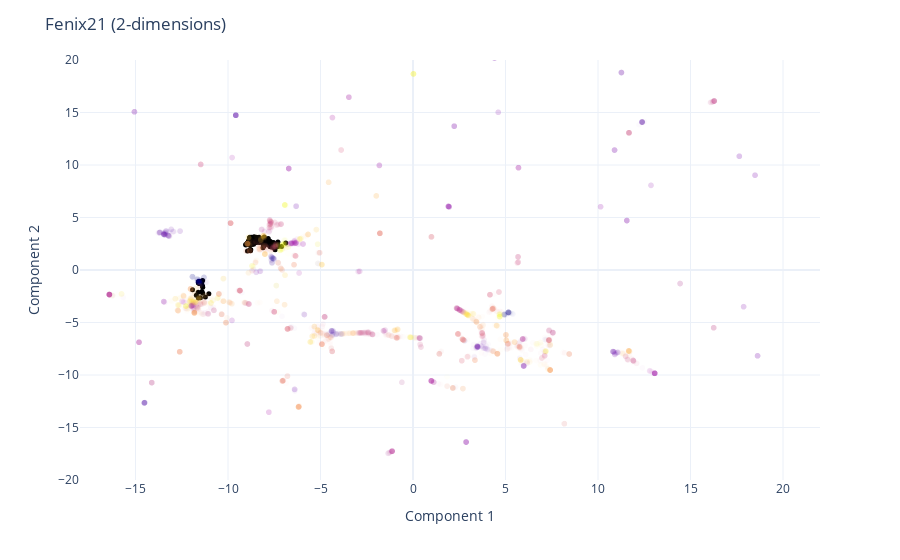

Notebook cell for this chart:
### Code cell
fig = px.scatter(
    data_frame = train_2d,
    x = "Component 1",
    y = "Component 2", # Change components to visualize each of the 30 dimensions
    color = "KMeans Cluster",
    hover_data = ["taxon_id", "Target", "Media Cluster"],
    opacity = 0.02 #0.3
) 

fig.add_trace(
    go.Scatter(
        x=test_2d["Component 1"],  # x coordinates
        y=test_2d["Component 2"],  # y coordinates
        mode='markers',
        marker=dict(
            color='black',  
            size=5,  
            opacity=1.0 
        ),
        text=test_2d["taxon_id"]  # marker hover text
    )
)

steps = []
for i in range(11):  # 0 to 1 in steps of 0.1
    step = dict(
        method="restyle",
        args=[{"marker.opacity": [i/20]}, [0]],  # Adjust opacity of the first trace only
        label=str(i/20)
    )
    steps.append(step)
sliders = [dict(
    active=3,  # initial value corresponding to opacity=0.3
    currentvalue={"prefix": "Opacity: "},
    pad={"t": 50},
    steps=steps
)]

fig.update_coloraxes(showscale=False)
fig.update_layout(
    #sliders=sliders,
    title="Fenix21 (2-dimensions)",
    template="plotly_white",
    showlegend=False
)
fig.update_yaxes(range=[-20, 20])
fig.update_xaxes(range=[-18, 22])

fig.show()

### Figure 1 — Plotly figure (JSON) as saved in the notebook; plotly's stock layout.template omitted (floating-point values rounded to 4 significant figures; data arrays with more than 128 entries replaced by an {"elided": "..."} marker saying what was removed)
{"data": [{"customdata": {"elided": "8464x3 mixed values"}, "hovertemplate": "Component 1=%{x}<br>Component 2=%{y}<br>taxon_id=%{customdata[0]}<br>Target=%{customdata[1]}<br>Media Cluster=%{customdata[2]}<br>KMeans Cluster=%{marker.color}<extra></extra>", "legendgroup": "", "marker": {"color": {"elided": "8464 int values"}, "coloraxis": "coloraxis", "opacity": 0.02, "symbol": "circle"}, "mode": "markers", "name": "", "showlegend": false, "type": "scattergl", "x": {"elided": "8464 float values"}, "xaxis": "x", "y": {"elided": "8464 float values"}, "yaxis": "y"}, {"marker": {"color": "black", "opacity": 1, "size": 5}, "mode": "markers", "text": {"elided": "247 str values"}, "type": "scatter", "x": {"elided": "247 float values"}, "y": {"elided": "247 float values"}}], "layout": {"coloraxis": {"colorbar": {"title": {"text": "KMeans Cluster"}}, "colorscale": [[0, "#0d0887"], [0.1111, "#46039f"], [0.2222, "#7201a8"], [0.3333, "#9c179e"], [0.4444, "#bd3786"], [0.5556, "#d8576b"], [0.6667, "#ed7953"], [0.7778, "#fb9f3a"], [0.8889, "#fdca26"], [1, "#f0f921"]], "showscale": false}, "legend": {"tracegroupgap": 0}, "margin": {"t": 60}, "showlegend": false, "title": {"text": "Fenix21 (2-dimensions)"}, "xaxis": {"anchor": "y", "domain": [0, 1], "range": [-18, 22], "title": {"text": "Component 1"}}, "yaxis": {"anchor": "x", "domain": [0, 1], "range": [-20, 20], "title": {"text": "Component 2"}}}}
